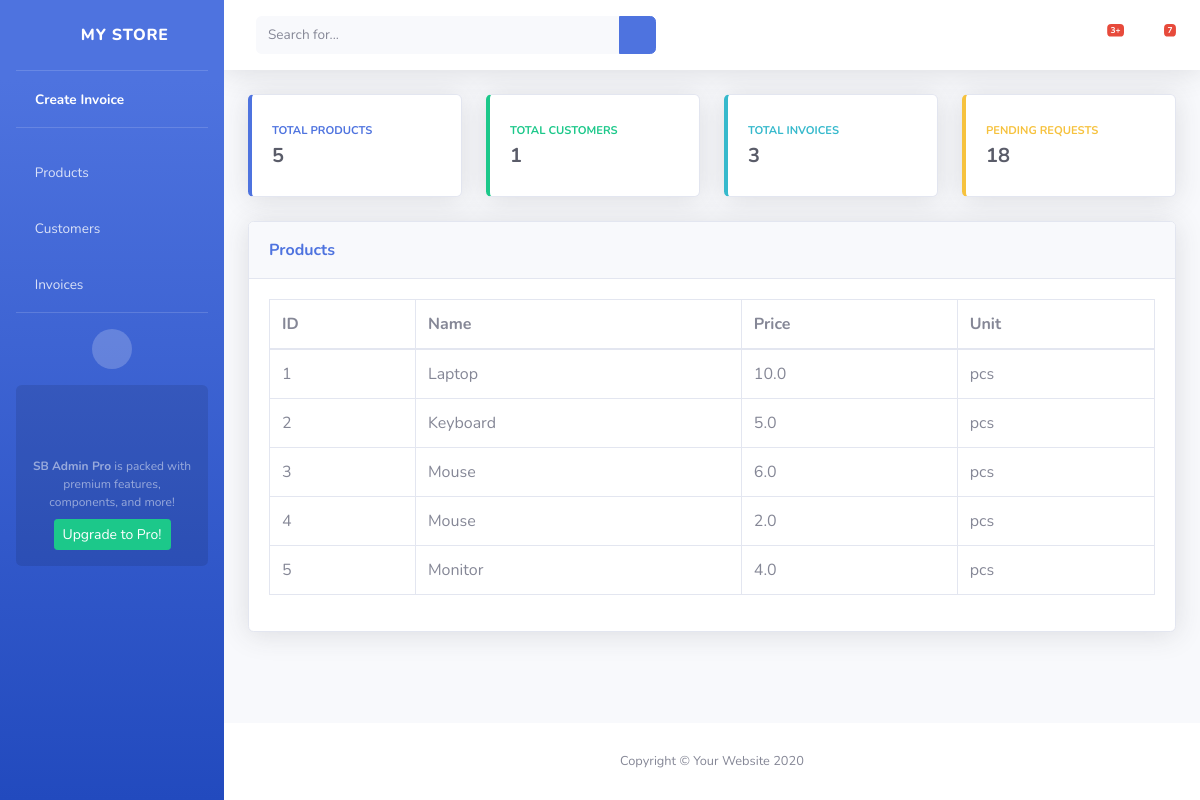
The app's page /view_product/ with its own data.
### invoice/models.py (models this page shows, shortened)
class Product(models.Model):
    product_name = models.CharField(max_length=255)
    product_price = models.FloatField()
    product_unit = models.CharField(max_length=255)

### invoice/views.py (the view)
# urls.py: path('view_product/', views.view_product, name='view_product'),
def view_product(request):
    total_product = Product.objects.count()
    total_customer = Customer.objects.count()
    total_invoice = Invoice.objects.count()
    product = Product.objects.all()
    context = {
        'total_product': total_product,
        'total_customer': total_customer,
        'total_invoice': total_invoice,
        'product': product,
    }
    return render(request, 'invoice/view_product.html', context)

### invoice/templates/invoice/view_product.html
{% extends "invoice/base/base.html" %}
{% block content %}
<div class="row">
    <div class="col-xl-12 col-lg-7">
        <div class="card shadow mb-4">
            <div class="card-header py-3 d-flex flex-row align-items-center justify-content-between">
                <label class="m-0 font-weight-bold text-primary">Products</label>
            </div>
            <div class="card-body">
                <div class="table-responsive">
                    <table class="table table-bordered" id="dataTable" width="100%" cellspacing="0">
                        <thead>
                            <tr>
                                <th>ID</th>
                                <th>Name</th>
                                <th>Price</th>
                                <th>Unit</th>
                            </tr>
                        </thead>
                        <tbody>
                            {% for i in product %}
                            <tr>
                                <td>{{i.id}}</td>
                                <td>{{i.product_name}}</td>
                                <td>{{i.product_price}}</td>
                                <td>{{i.product_unit}}</td>
                            </tr>
                            {% endfor %}
                        </tbody>
                    </table>
                </div>
            </div>
        </div>
    </div>
</div>
{% endblock %}

### records on screen
Product: id "1", product_name "Laptop", product_price "10.0", product_unit "pcs"
Product: id "2", product_name "Keyboard", product_price "5.0", product_unit "pcs"
Product: id "3", product_name "Mouse", product_price "6.0", product_unit "pcs"
Product: id "4", product_name "Mouse", product_price "2.0", product_unit "pcs"
Product: id "5", product_name "Monitor", product_price "4.0", product_unit "pcs"

### other values on screen
{{ total_product }} "5"
{{ total_customer }} "1"
{{ total_invoice }} "3"
